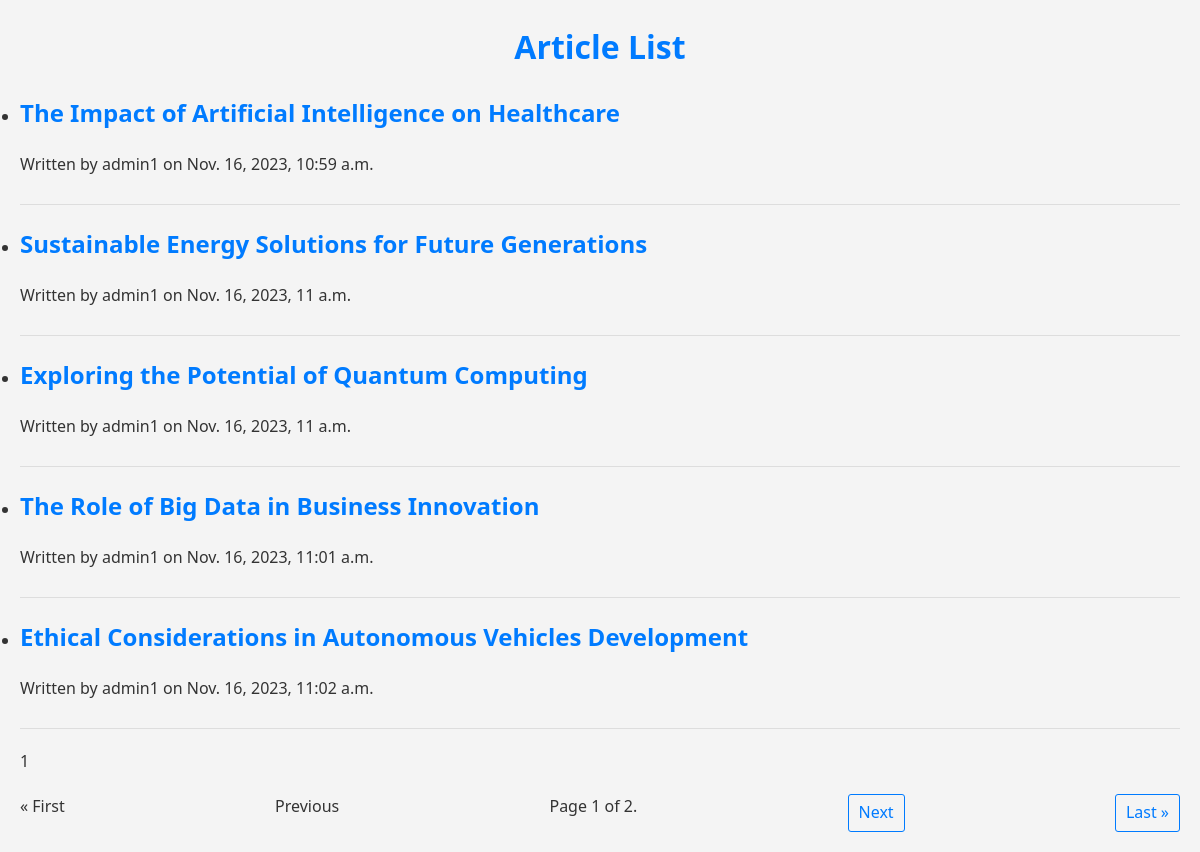
The app's page /articles/ with its own data.
### myapp/models.py (models this page shows, shortened)
class BlogArticle(models.Model):
    title = models.CharField(max_length=200)
    slug = models.SlugField(unique=True)
    content = models.TextField()
    author = models.ForeignKey(User, on_delete=models.CASCADE)
    publication_datetime = models.DateTimeField()
    is_online = models.BooleanField(default=True)

### myapp/views.py (the view)
# urls.py: path('articles/', views.ArticleListView.as_view(), name='article_list'),
class ArticleListView(ListView):
    model = BlogArticle
    paginate_by = 5
    template_name = 'article_list.html'
    context_object_name = 'articles'

### templates/article_list.html (shortened to what this page needs)
<!DOCTYPE html>
<html lang="en">
<head>
</head>
<body>
    <h1>Article List</h1>
    <ul>
        {% for article in articles %}
        <li>
            <h2><a href="{% url 'article_detail' article.slug %}">{{ article.title }}</a></h2>
            <p>Written by {{ article.author }} on {{ article.publication_datetime }}</p>
        </li>
        {% endfor %}
    </ul>
    {{ page_obj.number }}
    <div class="pagination">
        <span class="step-links">
            {% if page_obj.has_previous %}
                <a href="?page=1">&laquo; First</a>
                <a href="?page={{ page_obj.previous_page_number }}">Previous</a>
            {% else %}
                <span class="disabled">&laquo; First</span>
                <span class="disabled">Previous</span>
            {% endif %}
            <span class="current">
                Page {{ page_obj.number }} of {{ page_obj.paginator.num_pages }}.
            </span>
            {% if page_obj.has_next %}
                <a href="?page={{ page_obj.next_page_number }}">Next</a>
                <a href="?page={{ page_obj.paginator.num_pages }}">Last &raquo;</a>
            {% else %}
                <span class="disabled">Next</span>
                <span class="disabled">Last &raquo;</span>
            {% endif %}
        </span>
    </div>
</body>
</html>

### templates/article_list.html (style rules this page uses)
body { font-family: 'Segoe UI', Tahoma, Geneva, Verdana, sans-serif; background-color: #f4f4f4; color: #333; line-height: 1.6; margin: 20px; }
h1 { color: #007bff; text-align: center; }
ul { padding: 0; }
li { border-bottom: 1px solid #ddd; padding-bottom: 10px; margin-bottom: 20px; transition: all 0.3s ease-in-out; }
a { text-decoration: none; color: #007bff; }
.step-links { margin-top: 20px; display: flex; justify-content: space-between; }
.pagination a { padding: 5px 10px; text-decoration: none; border: 1px solid #007bff; color: #007bff; border-radius: 3px; transition: all 0.3s ease-in-out; }

### records on screen
BlogArticle: title "The Impact of Artificial Intelligence on Healthcare", author "admin1", publication_datetime "Nov. 16, 2023, 10:59 a.m."
BlogArticle: title "Sustainable Energy Solutions for Future Generations", author "admin1", publication_datetime "Nov. 16, 2023, 11 a.m."
BlogArticle: title "Exploring the Potential of Quantum Computing", author "admin1", publication_datetime "Nov. 16, 2023, 11 a.m."
BlogArticle: title "The Role of Big Data in Business Innovation", author "admin1", publication_datetime "Nov. 16, 2023, 11:01 a.m."
BlogArticle: title "Ethical Considerations in Autonomous Vehicles Development", author "admin1", publication_datetime "Nov. 16, 2023, 11:02 a.m."

### other values on screen
{{ page_obj.number }} "1"
{{ page_obj.paginator.num_pages }} "2"
